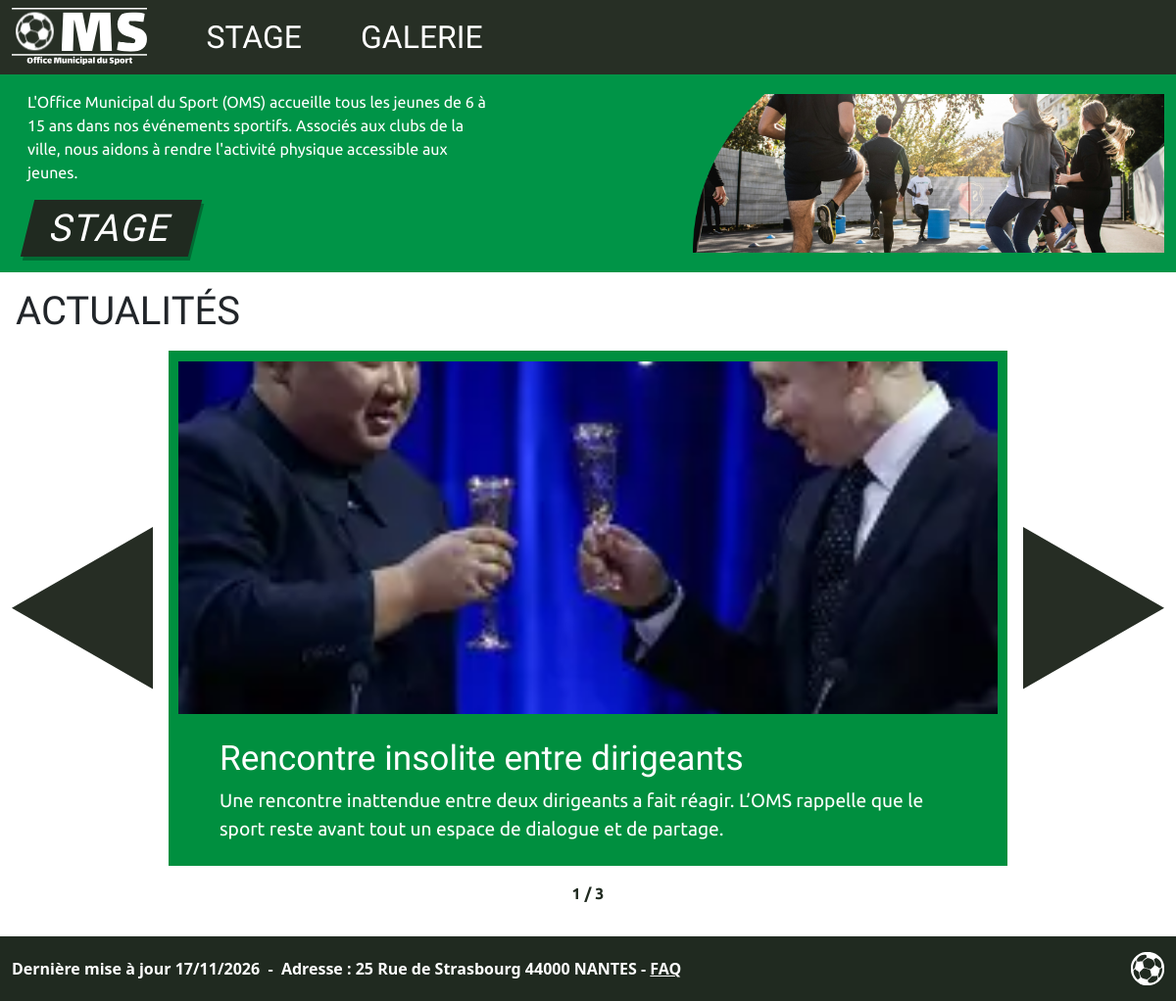
The page / on the database its author committed.
### tables this page shows
CREATE TABLE actualites (
    id_actu      INTEGER     NOT NULL,
    chemin_image VARCHAR(255),
    intitule     VARCHAR(100),
    description  VARCHAR(255),
    PRIMARY KEY (id_actu)
);

### public/index.php (the view, shortened to what this page needs)
<?php
$actualites = [];
$erreurActualites = false;
try {
    $pdo = new PDO(
        'mysql:host=localhost;dbname=ciel2627-b2;charset=utf8mb4',
        'ciel2627-b2', 'jtWccys1j0%l$6NJ',
        [PDO::ATTR_ERRMODE => PDO::ERRMODE_EXCEPTION]
    );
    $actualites = $pdo->query(
        'SELECT id_actu, intitule, description, chemin_image FROM actualites ORDER BY id_actu DESC'
    )->fetchAll(PDO::FETCH_ASSOC);
} catch (PDOException $e) {
    $erreurActualites = true;
    error_log($e->getMessage());
}
$nombreActualites = count($actualites);
?>
<!DOCTYPE html>
<html lang="fr">
<head>
    <link href="https://cdn.jsdelivr.net/npm/bootstrap@5.3.8/dist/css/bootstrap.min.css" rel="stylesheet"
>
    <link rel="stylesheet" href="../CSS/index.css">
</head>
<body>
    <div class="enrobage">
        <div class="prime-header">
            <header class="oms-header">
                <div class="container-fluid">
                    <div class="row align-items-center py-2">
                        <div class="col-auto logo">
                            <a href="index.php" aria-label="Retour à l'accueil">
                                <img src="../Annexes/Images/logo_OMS.svg" alt="Logo OMS - Office Municipal du Sport">
                            </a>
                        </div>
                        <div class="col d-flex justify-content-center justify-content-lg-start ps-lg-5">
                            <nav class="oms-nav" aria-label="Navigation principale">
                                <a href="stage.php">STAGE</a>
                                <a href="galerie.php">GALERIE</a>
                            </nav>
                        </div>
                    </div>
                </div>
            </header>
        </div>
        <main>
            <header class="description py-3 overflow-hidden">
                <div class="container-fluid">
                    <div class="row align-items-center justify-content-between g-3">
                        <div class="col-12 col-md-5 d-flex flex-column align-items-start gap-3 mx-3">
                            <p class="mb-0">
                                L'Office Municipal du Sport (OMS) accueille tous les jeunes de 6 à 15 ans dans nos
                                événements sportifs. Associés aux clubs de la ville, nous aidons à rendre l'activité
                                physique accessible aux jeunes.
                            </p>
                            <a href="stage.php" class="btn btn-dark px-4 py-2 oms-btn">STAGE</a>
                        </div>
                        <div class="col-12 col-md-5">
                            <img src="../Annexes/Images/image_accueil.png" class="img-fluid" alt="image_accueil">
                        </div>
                    </div>
                </div>
            </header>
            <h1 class="mx-3 my-3 h_actu">ACTUALITÉS</h1>
            <div class="container-fluid">
                <div class="carousel-actu d-flex align-items-center justify-content-between gap-3" data-carousel tabindex="0" aria-label="Actualités">
                    <button type="button" class="fleche fleche-gauche" data-carousel-prev aria-label="Actualité précédente" aria-controls="actu-liste" <?= $nombreActualites <= 1 ? 'disabled' : '' ?>>
                        <svg viewBox="0 0 100 100" preserveAspectRatio="none" aria-hidden="true">
                            <polygon points="100,0 0,50 100,100" />
                        </svg>
                    </button>
                    <div class="actu-viewport" id="actu-liste" aria-live="polite">
                        <?php if ($erreurActualites): ?>
                            <p class="actu-message" role="alert">Impossible de charger les actualités pour le moment.</p>
                        <?php elseif (!$actualites): ?>
                            <p class="actu-message">Aucune actualité n'est disponible pour le moment.</p>
                        <?php else: ?>
                            <?php foreach ($actualites as $index => $actualite): ?>
                                <?php
                                $intitule = trim((string) ($actualite['intitule'] ?? ''));
                                $description = trim((string) ($actualite['description'] ?? ''));
                                $image = trim((string) ($actualite['chemin_image'] ?? ''));
                                ?>
                                <article class="box_actu" data-carousel-slide <?= $index === 0 ? 'aria-hidden="false"' : 'aria-hidden="true" hidden' ?>>
                                    <img src="<?= htmlspecialchars($image, ENT_QUOTES, 'UTF-8') ?>" alt="<?= htmlspecialchars($intitule, ENT_QUOTES, 'UTF-8') ?>" class="actu-img">
                                    <div class="box_text">
                                        <h2 class="font-title"><?= htmlspecialchars($intitule, ENT_QUOTES, 'UTF-8') ?></h2>
                                        <p class="box_desc"><?= htmlspecialchars($description, ENT_QUOTES, 'UTF-8') ?></p>
                                    </div>
                                </article>
                            <?php endforeach; ?>
                        <?php endif; ?>
                    </div>
                    <button type="button" class="fleche fleche-droite" data-carousel-next aria-label="Actualité suivante" aria-controls="actu-liste" <?= $nombreActualites <= 1 ? 'disabled' : '' ?>>
                        <svg viewBox="0 0 100 100" preserveAspectRatio="none" aria-hidden="true">
                            <polygon points="0,0 100,50 0,100" />
                        </svg>
                    </button>
                </div>
                <?php if ($nombreActualites > 0): ?>
                    <p class="actu-compteur" data-carousel-status aria-live="polite">1 / <?= $nombreActualites ?></p>
                <?php endif; ?>
            </div>
        </main>
        <footer class="oms-footer py-3">
            <div class="container-fluid d-flex flex-wrap justify-content-between align-items-center gap-2">
                <p>Dernière mise à jour 17/11/2026&nbsp;&nbsp;-&nbsp;&nbsp;Adresse&nbsp;: 25 Rue de Strasbourg 44000
                    NANTES - <a href="FAQ.php">FAQ</a></p>
                <a href="Admin_login.php" aria-label="Accéder à la connexion administrateur">
                    <img src="../Annexes/Images/logo_ball_oms.svg" alt="" class="ball-icon">
                </a>
            </div>
        </footer>
    </div>
</body>
</html>

### CSS/index.css (style rules this page uses)
html { height: 100%; box-sizing: border-box; overflow-x: hidden; }
body { display: flex; flex-direction: column; min-height: 100vh; overflow-x: hidden; }
main { flex: 1; }
.h_actu { font-family: 'Lalezar', sans-serif; }
.enrobage { display: flex; flex-direction: column; min-height: 100vh; width: 100%; }
.prime-header { background-color: #272F25; color: white; font-family: 'Lalezar', sans-serif; }
.description { background-color: var(--oms-green); color: #ffffff; font-family: 'Ubuntu', sans-serif; }
.description img { max-width: 100%; height: auto; object-fit: contain; }
.box_actu img { object-fit: cover; }
:root { --oms-sombre: #202a20; --oms-text: #1c1c1c; --oms-green: #009447; --oms-white: #ffffff; }
.oms-header .logo img { height: 60px; width: auto; }
.oms-nav { display: flex; gap: 60px; }
.oms-btn { display:inline-block;border:0;border-radius:0;cursor:pointer; background:var(--oms-sombre);color:#fff; font-family:'Lalezar',sans-serif;font-size:2.4rem;line-height:1.1; letter-spacing:.03em;text-transform:uppercase; padding:.6rem 2.3rem .45rem;transform:skewX(-14deg); box-shadow:3px 4px 0 rgba(0,0,0,.28); }
.font-title { font-family: 'Lalezar', sans-serif; }
.oms-nav a { color: var(--oms-white); font-family: 'Lalezar', sans-serif; font-size: 2rem; text-decoration: none; }
.carousel-actu { max-width: 1400px; margin: 0 auto 2rem; }
.actu-viewport { flex: 1 1 auto; min-width: 0; }
.actu-compteur { margin: -1rem auto 2rem; color: var(--oms-sombre); font-family: "Ubuntu", sans-serif; font-weight: 700; text-align: center; }
.fleche { flex: 0 0 auto; width: clamp(50px, 12vw, 160px); aspect-ratio: 1 / 1.15; padding: 0; border: 0; background: none; cursor: pointer; }
.fleche svg { width: 100%; height: 100%; display: block; fill: #262d24; }
.box_actu { flex: 1 1 auto; max-width: 1000px; background: #008f3f; color: #fff; padding: 1.2% 1.2% 0; }
.actu-img { display: block; width: 100%; height: auto; max-height: clamp(180px, 30vw, 360px); object-fit: contain; background-color: #f5f5f5; }
.box_text { padding: 1.5rem 3rem 1.5rem 5%; }
.box_text .font-title { font-family: "Lalezar", sans-serif; font-size: clamp(1.3rem, 3vw, 2.2rem); }
.box_desc { font-family: "Ubuntu", sans-serif; font-size: clamp(0.9rem, 1.6vw, 1.4rem); margin: 0; }
.oms-footer { width: 100%; background-color: var(--oms-sombre); color: var(--oms-white); }
.oms-footer p { font-weight: 700; margin: 0; }
.oms-footer a { color: var(--oms-white); font-weight: 700; }
.oms-footer .ball-icon { height: 34px; width: auto; }

### rows shown on the page
actualites: chemin_image (picture), intitule "Rencontre insolite entre dirigeants", description "Une rencontre inattendue entre deux dirigeants a fait réagir. L’OMS rappelle que le sport reste avant tout un espace de dialogue et de partage."

### other values the page prints
$nombreActualites "3"
